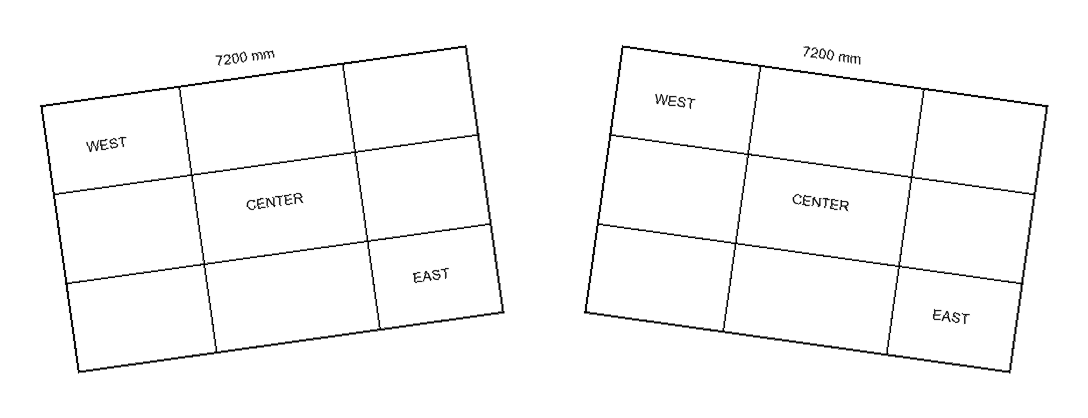
#> input picture fixtures/drawing_geometry/ambiguous.png, 1088 x 418 px
$ python -i drawing_linework.py   (imports and definitions only)
#> lines starting #> are read from the running program, lines starting #| are printed output that depends on the picture; after the words box and inside, x2 and y2 are one past the last pixel; in counts of white or black regions, pixels touching at a corner belong together
"""Bounded raster line observations and explicitly hypothetical short gaps.

No pixels are repaired here. Neither a detected segment nor a collinear gap
identifies a wall, opening, dimension, structural member or safe modification.
"""
import math

POLICY = 'source-pixel-linework-hypotheses-v2'
MAX_SIDE = 1600
TILE_SIDE = 1024
TILE_OVERLAP = 128
MAX_RAW = 4096
MAX_LINES = 256
MAX_GAPS = 100
PARAMETERS = {'threshold_gray': 128, 'min_line_px': 40, 'hough_votes': 40,
              'hough_gap_px': 0, 'angle_tolerance_degrees': 1.0,
              'offset_tolerance_px': 1.25, 'min_gap_px': 2.0, 'max_gap_px': 8.0,
              'min_observed_support': 0.85, 'max_gap_dark_fraction': 0.25,
              'max_observed_endpoint_extension_px': 40,
              'parameter_coordinate_frame': 'source_raster_pixels',
              'tile_side_px': TILE_SIDE, 'tile_overlap_px': TILE_OVERLAP}


def segment(row):
    a, b = list(map(float, row[:2])), list(map(float, row[2:]))
    if a > b:
        a, b = b, a
    length = math.dist(a, b)
    if not length:
        raise ValueError('Zero-length detected segment')
    return {'a': a, 'b': b, 'length': length,
            'direction': [(b[0]-a[0])/length, (b[1]-a[1])/length]}


def project(point, origin, direction):
    return sum((v-o)*d for v, o, d in zip(point, origin, direction))


def collinear(a, b):
    dx, dy = a['direction']
    ex, ey = b['direction']
    if abs(dx*ey-dy*ex) > math.sin(math.radians(PARAMETERS['angle_tolerance_degrees'])):
        return False
    return max(abs((p[0]-a['a'][0])*dy-(p[1]-a['a'][1])*dx) for p in (b['a'], b['b'])) <= PARAMETERS['offset_tolerance_px']


def interval_gap(a, b):
    if not collinear(a, b):
        return None
    first, second = sorted((project(b[p], a['a'], a['direction']), b[p]) for p in ('a', 'b'))
    if first[0] > a['length']:
        start, end = a['b'], first[1]
    elif second[0] < 0:
        start, end = second[1], a['a']
    else:
        return None
    distance = math.dist(start, end)
    return (start, end, distance) if PARAMETERS['min_gap_px'] <= distance <= PARAMETERS['max_gap_px'] else None


def samples(mask, start, end, *, interior=False):
    import numpy as np
    count = max(3, math.ceil(math.dist(start, end))+1)
    points = np.linspace(start, end, count)
    if interior:
        points = points[1:-1]
    xy = np.rint(points).astype(int)
    xy[:, 0] = np.clip(xy[:, 0], 0, mask.shape[1]-1)
    xy[:, 1] = np.clip(xy[:, 1], 0, mask.shape[0]-1)
    return float(mask[xy[:, 1], xy[:, 0]].mean())


def observed_endpoints(row, mask):
    """Recover adjacent ink discarded by Hough; never step across white pixels."""
    ends = []
    for name, sign in (('a', -1), ('b', 1)):
        start = row[name]
        last = list(start)
        for step in range(1, 2*PARAMETERS['max_observed_endpoint_extension_px']+1):
            x, y = [round(p+sign*d*step/2) for p, d in zip(start, row['direction'])]
            if not (0 <= x < mask.shape[1] and 0 <= y < mask.shape[0]) or not mask[y, x]:
                break
            last = [x, y]
        ends.extend(last)
    return segment(ends)


def source_segments(ink):
    """Preserve source-pixel strokes; bound each Hough accumulator and total output.

    Exact axial runs complement probabilistic Hough; neither interpolates missing
    pixels. Overlapping tiles keep short oblique strokes at tile seams observable.
    """
    import cv2
    import numpy as np

    found = []
    for axis, plane in enumerate((ink, ink.T)):
        for fixed, row in enumerate(plane):
            changes = np.diff(np.r_[0, (row > 0).astype('int8'), 0])
            starts, stops = np.flatnonzero(changes == 1), np.flatnonzero(changes == -1)
            for start, stop in zip(starts, stops):
                if stop-1-start < PARAMETERS['min_line_px']:
                    continue
                points = [int(start), fixed, int(stop)-1, fixed]
                if axis:
                    points = [fixed, int(start), fixed, int(stop)-1]
                found.append((points, 'continuous_axis_ink_run'))
                if len(found) > MAX_RAW:
                    return found
    height, width = ink.shape
    step = TILE_SIDE-TILE_OVERLAP
    for y in range(0, height, step):
        for x in range(0, width, step):
            tile = np.ascontiguousarray(ink[y:y+TILE_SIDE, x:x+TILE_SIDE])
            if not tile.any():
                continue
            cv2.setRNGSeed(0)
            detected = cv2.HoughLinesP(tile, 1, math.pi/1800, PARAMETERS['hough_votes'],
                                      minLineLength=PARAMETERS['min_line_px'], maxLineGap=PARAMETERS['hough_gap_px'])
            if detected is None:
                continue
            if not (detected.ndim == 2 and detected.shape[1] == 4 or detected.ndim == 3 and detected.shape[1:] == (1, 4)):
                raise ValueError('Unexpected native line shape')
            raw = detected.reshape(-1, 4)
            if len(found)+len(raw) > MAX_RAW:
                return [None]*(MAX_RAW+1)
            if not np.isfinite(raw).all() or not ((raw[:, [0, 2]] >= 0).all() and (raw[:, [0, 2]] < tile.shape[1]).all()
                                                 and (raw[:, [1, 3]] >= 0).all() and (raw[:, [1, 3]] < tile.shape[0]).all()):
                raise ValueError('Detected line outside analysis tile')
            for row in raw:
                if math.dist(row[:2], row[2:]) >= PARAMETERS['min_line_px']:
                    found.append(((row+[x, y, x, y]).tolist(), 'source_tile_hough'))
    return found


def analyse(image, text_polygons=(), *, preview_path=None):
    import cv2
    import numpy as np
    from PIL import Image

    if min(image.size) < 1 or max(image.size) > 6000 or image.width*image.height > 12_000_000:
        raise ValueError('Source raster outside linework budget')
    reduced = image.copy()
    reduced.thumbnail((MAX_SIDE, MAX_SIDE), Image.Resampling.BILINEAR)
    dark = np.asarray(image.convert('L')) < PARAMETERS['threshold_gray']
    excluded = np.zeros(dark.shape, dtype='uint8')
    for polygon in text_polygons:
        if len(polygon) != 4 or not all(len(p) == 2 and all(type(v) in (int, float) and math.isfinite(v) for v in p)
                                      and 0 <= p[0] <= image.width and 0 <= p[1] <= image.height for p in polygon):
            raise ValueError('Invalid text exclusion polygon')
        points = np.rint(polygon).astype('int32')
        cv2.fillPoly(excluded, [points], 1)
    excluded = cv2.dilate(excluded, np.ones((3, 3), dtype='uint8'))
    ink = (dark & ~excluded.astype(bool)).astype('uint8')*255
    cv2.setNumThreads(1)
    base = {'policy': POLICY, 'status': 'observations_and_hypotheses_require_review',
            'source_size': list(image.size), 'analysis_size': list(image.size), 'preview_size': list(reduced.size),
            'analysis_to_source': [1, 0, 0, 0, 1, 0],
            'coordinate_basis': 'normalized source raster pixel-edge coordinates; detected pixel centres add 0.5; no analysis downsampling',
            'parameters': dict(PARAMETERS), 'lines': [], 'gaps': [], 'truncated': False,
            'original_pixels_modified': False, 'automatic_gap_fill': False,
            'probability_of_correctness': None,
            'limitations': ['直线像素候选不等于墙、门窗、结构构件或尺寸识别。',
                            '短间隔共线只能形成几何假设；真实开口、符号及扫描缺损可能外观相同，不能自动补线。',
                            '支持率是阈值后线上暗像素比例，不是正确概率；没有检出不表示原图不存在。',
                            '检测使用原尺寸栅格，预览为缩略图；文字候选区域被排除，短于40像素的线、弧线、重叠和低对比度仍可能遗漏。']}
    if preview_path is not None:
        import hashlib
        reduced.save(preview_path, format='PNG')
        if preview_path.stat().st_size > 8*1024*1024:
            raise ValueError('Linework preview exceeds export budget')
        base['preview_sha256'] = hashlib.sha256(preview_path.read_bytes()).hexdigest()
        base['preview_basis'] = 'Display-only source thumbnail; detection uses source pixels; no gap pixels added; original normalized raster retained separately'
    raw = source_segments(ink)
    if not raw:
        return {**base, 'status': 'no_lines_detected_not_proof_of_absence', 'raw_line_count': 0}
    base['raw_line_count'] = len(raw)
    if len(raw) > MAX_RAW:
        return {**base, 'status': 'line_budget_exceeded', 'truncated': True}
    candidates = [{**observed_endpoints(segment(row), ink), 'detector': method} for row, method in raw]
    candidates.sort(key=lambda r: (-r['length'], r['a'], r['b']))
    kept = []
    for row in candidates:
        support = samples(dark, row['a'], row['b'])
        if support < PARAMETERS['min_observed_support']:
            continue
        duplicate = False
        for old in kept:
            if collinear(old, row):
                low, high = sorted(project(row[p], old['a'], old['direction']) for p in ('a', 'b'))
                if max(0, min(high, old['length'])-max(0, low)) >= 0.9*row['length']:
                    duplicate = True
                    break
        if duplicate:
            continue
        if len(kept) == MAX_LINES:
            base['truncated'] = True
            break
        kept.append({**row, 'support': support})
    def source(point):
        return [point[0]+0.5, point[1]+0.5]
    for index, row in enumerate(kept, 1):
        row['candidate_id'] = f'line_{index}'
        base['lines'].append({'candidate_id': row['candidate_id'], 'points_source_px': [source(row['a']), source(row['b'])],
                              'observed_dark_support': row['support'], 'source_kind': 'RASTER_LINE_CANDIDATE',
                              'building_component': None, 'review_required': True, 'detector': row['detector']})
    seen = set()
    for index, a in enumerate(kept):
        for b in kept[index+1:]:
            gap = interval_gap(a, b)
            if gap is None:
                continue
            start, end, distance = gap
            if samples(excluded, start, end, interior=True) > 0:
                continue
            darkness = samples(dark, start, end, interior=True)
            if darkness > PARAMETERS['max_gap_dark_fraction']:
                continue
            key = tuple(round(v, 1) for p in sorted((start, end)) for v in p)
            if key in seen:
                continue
            seen.add(key)
            if len(base['gaps']) == MAX_GAPS:
                base['truncated'] = True
                return base
            base['gaps'].append({'candidate_id': f'gap_{len(base["gaps"])+1}',
                                 'points_source_px': [source(start), source(end)],
                                 'supporting_line_ids': [a['candidate_id'], b['candidate_id']],
                                 'gap_analysis_px': distance, 'gap_source_px': distance, 'observed_dark_fraction': darkness,
                                 'source_kind': 'INFERRED_GEOMETRY_NOT_ENGINEERING', 'review_required': True,
                                 'interpretation': '短共线空隙；可能是缺损，也可能是设计开口或符号间隔，含义未知。'})
    return base

>>> from PIL import Image
>>> picture = Image.open('../fixtures/drawing_geometry/ambiguous.png')
#> picture is the input picture: PIL image 1088x418 RGB; min 0, max 255, mean 248.8
>>> result = analyse(picture)
#> in analyse, `dark = np.asarray(image.convert('L')) < PARAMETERS['threshold_gray']`:
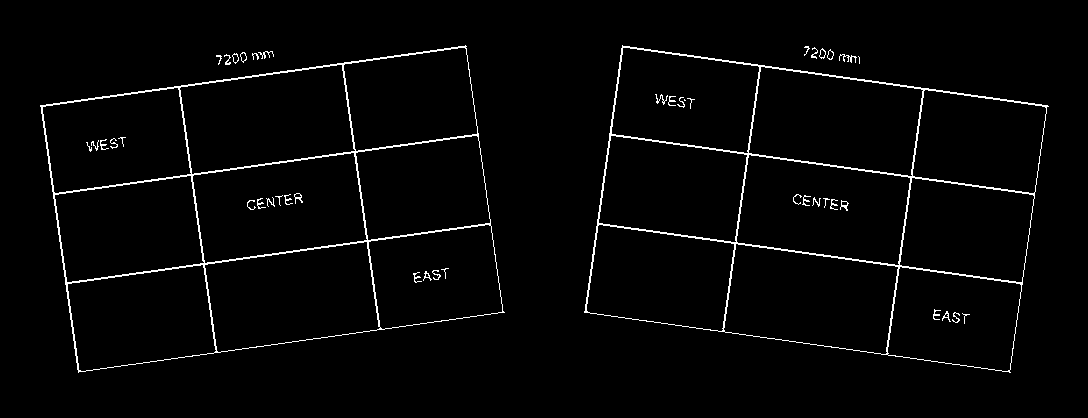
#> dark: shape (418, 1088) bool; 2.4% white in thin lines or dots, all inside (x1, y1, x2, y2) = (40, 45, 1049, 373)
#> the loop in source_segments, `for axis, plane in enumerate((ink, ink.T)):` made 2 passes
#> axis on passes 1 to 2: 0, 1
#> after the loop in source_segments, `for axis, plane in enumerate((ink, ink.T)):`: found = []
#> after the loop in source_segments, `for y in range(0, height, step):`:
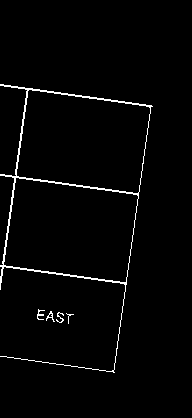
#> tile: shape (418, 192); 2.2% white in thin lines or dots, all inside (x1, y1, x2, y2) = (0, 84, 153, 373)
#> after the loop in source_segments, `for y in range(0, height, step):`: found = 37 items
#> the loop in observed_endpoints, `for name, sign in (('a', -1), ('b', 1)):` made 2 passes
#> after the loop in observed_endpoints, `for name, sign in (('a', -1), ('b', 1)):`: ends = [788, 160, 971, 184]
#> the loop in observed_endpoints (call 2), `for name, sign in (('a', -1), ('b', 1)):` made 2 passes
#> in analyse, `candidates = [{**observed_endpoints(segment(row), ink), 'detector': me..`: candidates = 37 items
#> the loop in analyse, `for row in candidates:` made 37 passes
#> (count in samples, support) on passes 2 to 9: (431, 0.958), (424, 0.906), (323, 0.972), (272, 0.926), (271, 1), (220, 0.936), (186, 0.941), (165, 0.933)
#> the loop in analyse, `for index, row in enumerate(kept, 1):` made 29 passes
#> the loop in analyse, `for index, a in enumerate(kept):` made 29 passes

$ run again, on fixtures/drawing_geometry/missing_dimension.png
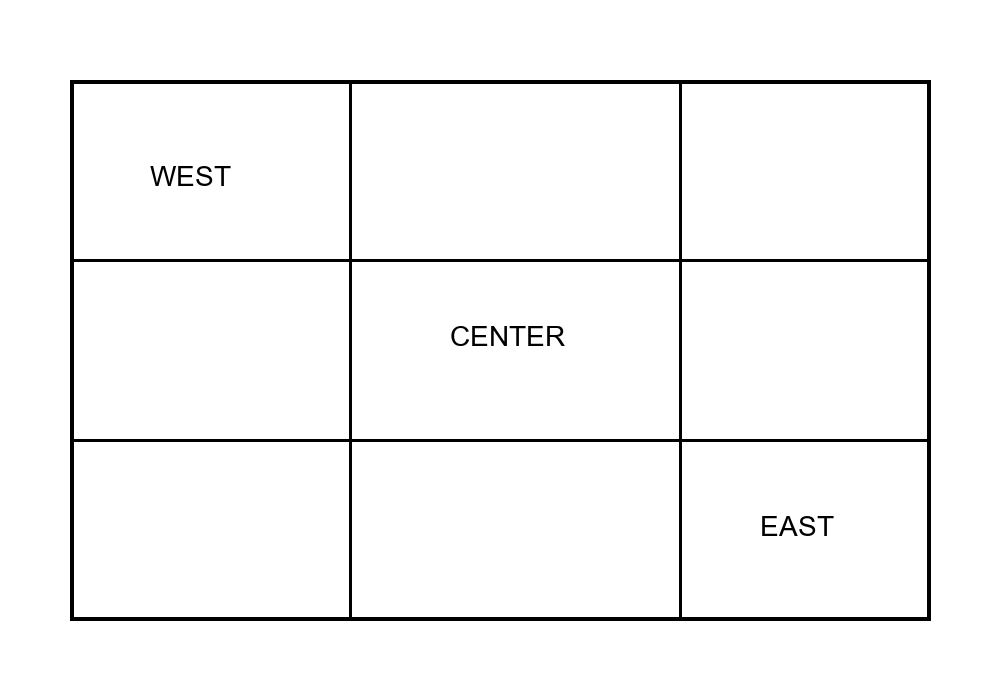
#> input picture fixtures/drawing_geometry/missing_dimension.png, 1000 x 700 px
#> picture is the input picture: PIL image 1000x700 RGB; min 0, max 255, mean 247.3
#> in analyse, `dark = np.asarray(image.convert('L')) < PARAMETERS['threshold_gray']`:
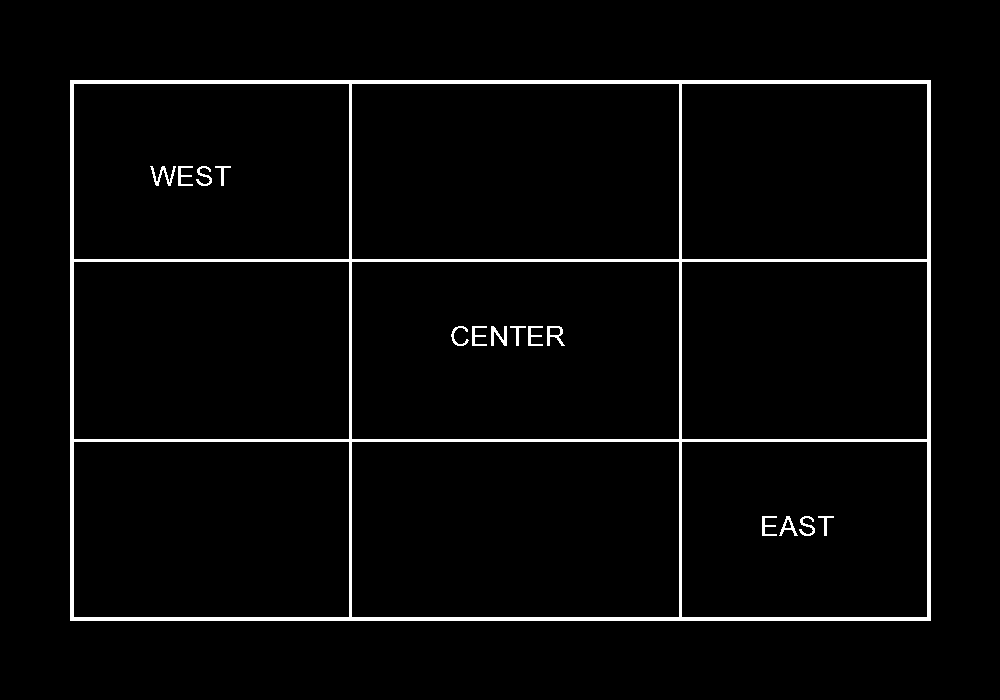
#> dark: shape (700, 1000) bool; 3% white; 15 white regions, largest, box (x1, y1, x2, y2) and area: (70, 80, 931, 621) 19432, (150, 166, 176, 186) 182, (491, 326, 507, 346) 167
#> the loop in source_segments, `for axis, plane in enumerate((ink, ink.T)):` made 2 passes
#> axis on passes 1 to 2: 0, 1
#> after the loop in source_segments, `for axis, plane in enumerate((ink, ink.T)):`: found = 28 items
#> after the loop in source_segments, `for y in range(0, height, step):`:
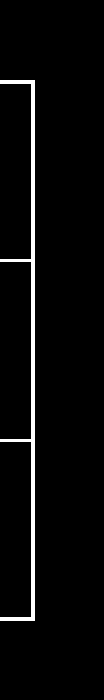
#> tile: shape (700, 104); 3.6% white; 1 white region, box (x1, y1, x2, y2) and area: (0, 80, 35, 621) 2598
#> after the loop in source_segments, `for y in range(0, height, step):`: found = 93 items
#> the loop in observed_endpoints, `for name, sign in (('a', -1), ('b', 1)):` made 2 passes
#> after the loop in observed_endpoints, `for name, sign in (('a', -1), ('b', 1)):`: ends = [70, 80, 930, 80]
#> the loop in observed_endpoints (call 2), `for name, sign in (('a', -1), ('b', 1)):` made 2 passes
#> candidates = 93 items
#> the loop in analyse, `for row in candidates:` made 93 passes
#> count in samples on passes 2 to 9: 861, 861, 861, 861, 861, 861, 861, 861
#> the loop in analyse, `for index, row in enumerate(kept, 1):` made 22 passes
#> the loop in analyse, `for index, a in enumerate(kept):` made 22 passes
